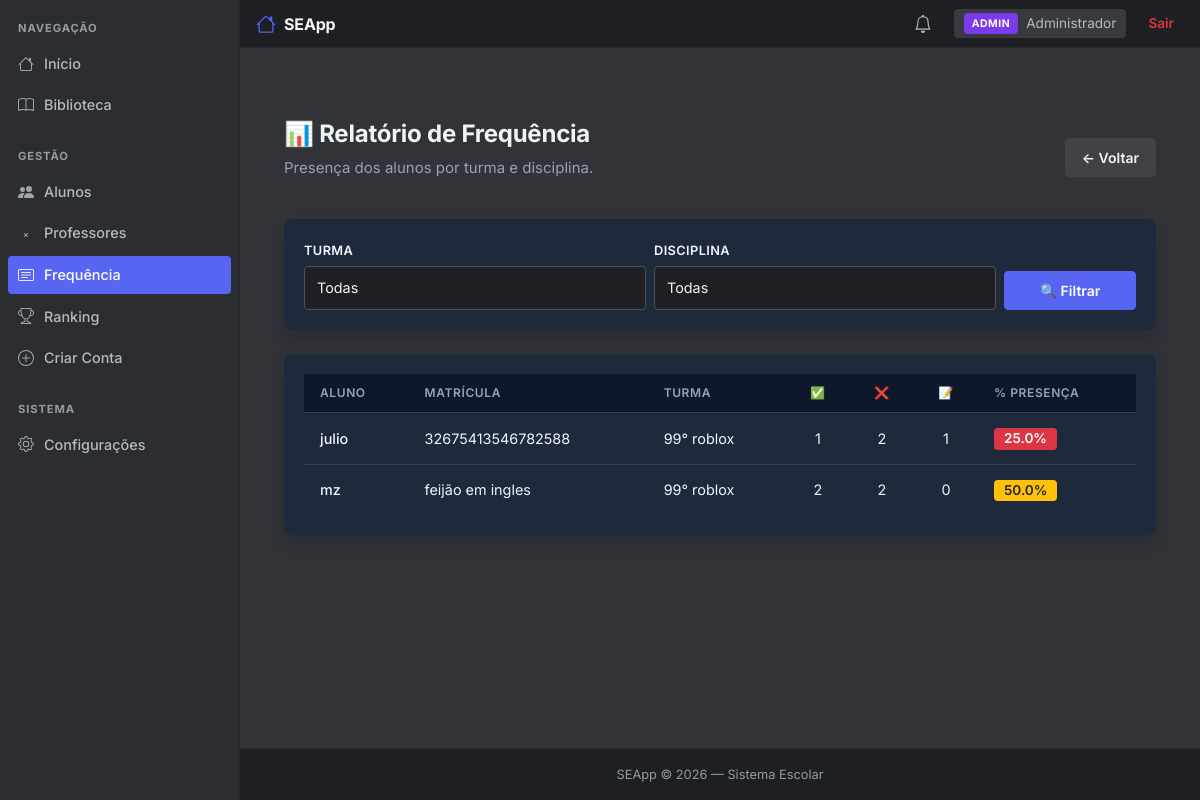
The app's page /frequencia/relatorio (signed in) with its own data.
### app/models/usuario.py (models this page shows, shortened)
class Usuario(db.Model):
    __tablename__ = 'usuarios'
    id = db.Column(db.Integer, primary_key=True)
    nome = db.Column(db.String(100), nullable=False)
    email = db.Column(db.String(120), unique=True, nullable=False)
    senha = db.Column(db.String(255), nullable=False)
    tipo = db.Column(db.String(20), nullable=False, default='aluno')
    foto = db.Column(db.String(200), nullable=True)
    criado_em = db.Column(db.DateTime, default=datetime.utcnow)
    @property
    def senha_criptografada(self):
        return self.senha

### app/models/aluno.py (models this page shows, shortened)
class Aluno(db.Model):
    __tablename__ = 'alunos'
    id = db.Column(db.Integer, primary_key=True)
    usuario_id = db.Column(db.Integer, db.ForeignKey('usuarios.id'), unique=True, nullable=False)
    matricula = db.Column(db.String(50), unique=True, nullable=False)
    data_nascimento = db.Column(db.Date, nullable=True)
    serie = db.Column(db.String(20), nullable=True)
    turma = db.Column(db.String(20), nullable=True)
    telefone = db.Column(db.String(20), nullable=True)
    responsaveis = db.Column(db.Text, nullable=True)  # JSON string
    notas = db.Column(db.Text, nullable=True)  # JSON string
    usuario = db.relationship('Usuario', backref='aluno_rel', uselist=False, lazy=True)

### app/routes/frequencia.py (the view)
@frequencia_bp.route("/frequencia/relatorio")
def relatorio():
    if 'usuario_id' not in session:
        return redirect(url_for('auth.login'))
    if not is_staff():
        flash("Acesso negado.", "danger")
        return redirect(url_for('dashboard.index'))
    turma = request.args.get("turma", "")
    disciplina = request.args.get("disciplina", "")
    frequencias = Frequencia.query.order_by(Frequencia.data.desc()).all()
    if disciplina:
        frequencias = [f for f in frequencias if f.disciplina == disciplina]
    if turma:
        turma_norm = normalizar(turma)
        frequencias = [
            f for f in frequencias
            if f.aluno and f.aluno.turma and normalizar(f.aluno.turma) == turma_norm
        ]
    alunos_stats = {}
    for f in frequencias:
        aluno = f.aluno
        if not aluno:
            continue
        key = aluno.id
        if key not in alunos_stats:
            alunos_stats[key] = {
                "id": aluno.id,
                "nome": aluno.usuario.nome if aluno.usuario else "Sem nome",
                "matricula": aluno.matricula,
                "turma": aluno.turma,
                "presente": 0,
                "falta": 0,
                "justificada": 0
            }
        if f.status == "presente":
            alunos_stats[key]["presente"] += 1
        elif f.status == "falta":
            alunos_stats[key]["falta"] += 1
        elif f.status == "justificada":
            alunos_stats[key]["justificada"] += 1
    for key, stats in alunos_stats.items():
        total = stats["presente"] + stats["falta"] + stats["justificada"]
        stats["total"] = total
        stats["percentual"] = round((stats["presente"] / total) * 100, 1) if total > 0 else 0
    turmas = sorted(set(a.turma for a in Aluno.query.all() if a.turma))
    disciplinas = ["Matemática", "Português", "Ciências", "História", "Geografia", "Inglês", "Artes", "Educação Física"]
    return render_template(
        "frequencia/relatorio.html",
        alunos_stats=list(alunos_stats.values()),
        turmas=turmas,
        disciplinas=disciplinas,
        turma_filtro=turma,
        disciplina_filtro=disciplina
    )

### app/routes/frequencia.py (called while the page is built)
def is_staff():
    return session.get("tipo") in ["admin", "diretor", "professor"]

### templates/frequencia/relatorio.html (shortened to what this page needs)
{% extends 'base.html' %}
{% block content %}
<div class="container mt-5">
    <div class="d-flex justify-content-between align-items-center mb-4">
        <div>
            <h1 class="fw-bold" style="color: #f1f5f9;">📊 Relatório de Frequência</h1>
            <p style="color: #94a3b8;">Presença dos alunos por turma e disciplina.</p>
        </div>
        <a href="{{ url_for('dashboard.index') }}" class="btn btn-secondary">← Voltar</a>
    </div>
    <div class="card border-0 shadow mb-4" style="background: #1e293b;">
        <div class="card-body">
            <form method="GET" class="row g-2 align-items-end">
                <div class="col-md-5">
                    <label class="form-label" style="color: #f1f5f9;">Turma</label>
                    <select name="turma" class="form-control" style="background: #0f172a; color: #f1f5f9; border: 1px solid #334155;">
                        <option value="">Todas</option>
                    </select>
                </div>
                <div class="col-md-5">
                    <label class="form-label" style="color: #f1f5f9;">Disciplina</label>
                    <select name="disciplina" class="form-control" style="background: #0f172a; color: #f1f5f9; border: 1px solid #334155;">
                        <option value="">Todas</option>
                    </select>
                </div>
                <div class="col-md-2">
                    <button type="submit" class="btn btn-primary w-100">🔍 Filtrar</button>
                </div>
            </form>
        </div>
    </div>
    <div class="card border-0 shadow" style="background: #1e293b;">
        <div class="card-body">
            {% if alunos_stats %}
            <div class="table-responsive">
                <table class="table table-hover align-middle">
                    <thead>
                        <tr>
                            <th style="color: #94a3b8;">Aluno</th>
                            <th style="color: #94a3b8;">Matrícula</th>
                            <th style="color: #94a3b8;">Turma</th>
                            <th style="color: #94a3b8; text-align: center;">✅</th>
                            <th style="color: #94a3b8; text-align: center;">❌</th>
                            <th style="color: #94a3b8; text-align: center;">📝</th>
                            <th style="color: #94a3b8;">% Presença</th>
                        </tr>
                    </thead>
                    <tbody>
                        {% for stats in alunos_stats %}
                        <tr>
                            <td style="color: #f1f5f9; font-weight: 500;">{{ stats.nome }}</td>
                            <td style="color: #94a3b8;">{{ stats.matricula or '-' }}</td>
                            <td style="color: #f1f5f9;">{{ stats.turma or '-' }}</td>
                            <td style="text-align: center; color: #34D399;">{{ stats.presente }}</td>
                            <td style="text-align: center; color: #F87171;">{{ stats.falta }}</td>
                            <td style="text-align: center; color: #FBBF24;">{{ stats.justificada }}</td>
                            <td>
                                <span class="badge {% if stats.percentual >= 75 %}bg-success{% elif stats.percentual >= 50 %}bg-warning text-dark{% else %}bg-danger{% endif %}" style="font-size: 0.85rem;">
                                    {{ stats.percentual }}%
                                </span>
                            </td>
                        </tr>
                        {% endfor %}
                    </tbody>
                </table>
            </div>
            {% endif %}
        </div>
    </div>
</div>
{% endblock %}

### static/css/style.css (style rules this page uses)
:root { --bg: #313338; --bg-sidebar: #2B2D31; --bg-nav: #1E1F22; --surface: #383A40; --surface-hover: #404248; --border: #26272B; --border-2: #4E5058; --text: #F2F3F5; --text-2: #B5BAC1; --text-3: #949BA4; --primary: #5865F2; --primary-hover: #4752C4; --success: #23A55A; --success-hover: #1E8F4C; --danger: #DA373C; --danger-hover: #A12828; --warning: #F0B232; --warning-hover: #D89E2A; --radius: 8px; --radius-sm: 4px; --shadow: 0 2px 10px rgba(0,0,0,0.2); --shadow-lg: 0 8px 24px rgba(0,0,0,0.4); }
* { margin: 0; padding: 0; box-sizing: border-box; }
html, body { height: 100%; background: var(--bg); }
body { background: var(--bg); color: var(--text); font-family: "Inter", -apple-system, BlinkMacSystemFont, "Segoe UI", Roboto, sans-serif; font-size: 15px; line-height: 1.5; min-height: 100vh; display: flex; flex-direction: column; -webkit-font-smoothing: antialiased; }
h1, h2, h3, h4, h5, h6 { color: var(--text); font-weight: 700; letter-spacing: -0.01em; }
h1 { font-size: 1.5rem; }
p { color: var(--text-2); }
a { text-decoration: none; color: var(--primary); transition: color 0.15s; }
.card { background: var(--surface); border: 1px solid var(--border); border-radius: var(--radius); box-shadow: var(--shadow); }
.card-body { padding: 20px; }
.form-label { color: var(--text); font-size: 0.8rem; font-weight: 600; margin-bottom: 6px; text-transform: uppercase; letter-spacing: 0.03em; }
.form-control, .form-select { background: var(--bg-nav) !important; color: var(--text) !important; border: 1px solid var(--border-2) !important; border-radius: var(--radius-sm) !important; padding: 10px 12px !important; font-size: 0.9rem; transition: border-color 0.15s, box-shadow 0.15s; }
.form-control::placeholder { color: var(--text-3) !important; }
.btn { font-size: 0.875rem; font-weight: 600; padding: 8px 16px; border-radius: var(--radius-sm); transition: background 0.15s; border: 1px solid transparent; display: inline-flex; align-items: center; justify-content: center; gap: 6px; --bs-btn-focus-box-shadow: none !important; --bs-btn-active-shadow: none !important; }
.btn-primary { background-color: var(--primary) !important; border-color: var(--primary) !important; color: #fff !important; --bs-btn-color: #fff; --bs-btn-bg: var(--primary); --bs-btn-border-color: var(--primary); --bs-btn-hover-color: #fff; --bs-btn-hover-bg: var(--primary-hover); --bs-btn-hover-border-color: var(--primary-hover); --bs-btn-focus-shadow-rgb: 0, 0, 0; --bs-btn-active-color: #fff; --bs-btn-active-bg: var(--primary); --bs-btn-active-border-color: var(--primary); }
.btn-secondary { background: var(--surface-hover); border-color: var(--surface-hover); color: var(--text); }
.table { color: var(--text) !important; --bs-table-bg: transparent; --bs-table-border-color: var(--border); margin-bottom: 0; border-collapse: separate; border-spacing: 0; }
.table thead th { background: var(--surface) !important; color: var(--text-3) !important; font-size: 0.75rem; font-weight: 600; text-transform: uppercase; letter-spacing: 0.05em; border-bottom: 1px solid var(--border-2) !important; border-top: none !important; padding: 10px 16px; text-align: left; }
.table tbody td { background: transparent !important; color: var(--text) !important; border-bottom: 1px solid var(--border) !important; padding: 14px 16px; font-size: 0.9rem; vertical-align: middle; }
.table tbody tr:last-child td { border-bottom: none !important; }
.badge { font-size: 0.72rem; font-weight: 600; padding: 4px 10px; border-radius: 4px; }
.btn, .btn-primary, .btn-success, .btn-danger, .btn-warning, .btn-secondary, .btn-outline-secondary { --bs-btn-focus-box-shadow: none !important; --bs-btn-active-shadow: none !important; box-shadow: none !important; outline: none !important; }
.btn { -webkit-tap-highlight-color: transparent; }
a, button { -webkit-tap-highlight-color: transparent; }

### templates/frequencia/relatorio.html (style rules this page uses)
.table { --bs-table-bg: transparent; --bs-table-color: #f1f5f9; --bs-table-border-color: #334155; --bs-table-hover-bg: rgba(96, 165, 250, 0.05); --bs-table-hover-color: #f1f5f9; }
.table thead th { background: #0f172a !important; color: #94a3b8 !important; border-color: #334155 !important; }
.table tbody td { background: #1e293b !important; color: #f1f5f9 !important; border-color: #334155 !important; }

### records on screen
Usuario: nome "julio"
Aluno: matricula "32675413546782588", turma "99° roblox"
Usuario: nome "mz"
Aluno: matricula "feijão em ingles", turma "99° roblox"

### other values on screen
{{ session.get("tipo", "").upper() }} "ADMIN"
{{ session["usuario"] }} "Administrador"
{{ stats.presente }} "1" "2"
{{ stats.falta }} "2" "2"
{{ stats.justificada }} "1" "0"
{{ stats.percentual }} "25.0" "50.0"
